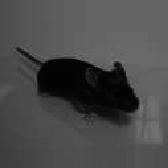
#> input picture machine/01_Tarea1_machine/chefsito.png, 168 x 168 px
$ jupyter execute ML_Tarea1.ipynb
#> lines starting #> are read from the running program, lines starting #| are printed output that depends on the picture
$$\textbf{Machine Learning. Tarea 1: Métodos de descenso para Funciones de base radial}$$
$$\textit{Y. Sarahi García Gozález}$$

[cell 1]
import numpy as np
import matplotlib.pyplot as plt
import pandas as pd
import cv2
import time

<font size=4 color='mediumslateblue'>

$\textit{Librerías}$

[cell 2]
print("Tarea realizada en MacOs. \nLas versiones de las librerías y de python utilizadas fueron:\n")
from platform import python_version
print("Python version:", python_version())
print("NumPy version:", np.__version__)
print("Pandas version:", pd.__version__)

<font size=4 color='mediumslateblue'>

$\textit{Prepocesamiento de la imagen}$

[cell 3]
imagen = cv2.imread("chefsito.png")
#> imagen is the input picture: shape (168, 168, 3); min 1, max 121, mean 73.8
img_gris = cv2.cvtColor(imagen, cv2.COLOR_BGR2GRAY)

[cell 4]
#Dimensiones de la imagen
print("Dimensiones de la imagen: " ,img_gris.shape) # (256, 256)
#| Dimensiones de la imagen:  (168, 168)
#mostramos la imagen
plt.figure(figsize=(6, 6))
plt.imshow(img_gris,cmap='gray')
plt.title('chefsito')
plt.show()

Redimensionamos a shape para reducir el numero de parametros

[cell 5]
shape=32
im = cv2.resize(img_gris, (shape,shape))

[cell 6]
#Imprimimos con las nuevas dimensiones y con la normalización aplicada
plt.figure(figsize=(6, 6))
plt.imshow(im, cmap='gray')
plt.title('Chefsito a (shape,shape)')
plt.show()

[cell 7]
#Normalizamos
im = im/255
im

[cell 8]
#convertimos a vector
objetivo = im.flatten()
#> objetivo = 1024 values, max 0.443 at index 765, min 0.00784 at index 458, mean 0.289

[cell 9]
objetivo.shape
#> Out = (1024,)

[cell 10]
objetivo
#> Out has the same summary as objetivo

Buscamos aproximar la imagen pensandola como una función $f$ que a cada pixel $x=(x_1,x_2)$ le asigna un valor entre 0 y 1. Dicha aproximación se hará mediante una suma de funciones:

$$f(x) = \sum_{j=1}^J \alpha_j \phi(x; \theta_j) + \eta(x) $$

con $\eta(x)$ un residual

<font size=4 color='mediumslateblue'>

$\textit{Funciones radiales base y derivadas}$

[cell 11]
# Definición de laa funciones base
def f_multiquadric(r, kappa):
    return np.sqrt(r**2 + kappa)

def f_gaussian(r, kappa):
    return np.exp(-kappa * r**2)

[cell 12]
# Derivadas de las funciones base
# [10 lines left out: functions D_gaussian, D_multiquadric, not called in this run]

<font size=4 color='mediumslateblue'>

$\textit{Parte 1: Paso lineal}$

En esta secció se ejemplifica como se calcula la aproximación sólo usando la parte lineal

[cell 13]
# Inicializar centros aleatoriamente
J = 200  # Número de funciones radiales
centros = np.random.uniform(0, 1, (J, 2))

[cell 14]
def get_phi(coordenadas, theta, funcion_radial, k):
    #Inicializamos la matriz en ceros
    Matriz_phi = np.zeros((len(coordenadas), len(theta)))

    #Iteramos sobre la coordnada de cada pixel
    for i in range(len(coordenadas)):
        #Iteramos sobre los theta
        for j in range(len(theta)):
            #Calculamos la distancia entre el punto y el centro
            r = np.linalg.norm(coordenadas[i] - theta[j])
            #Calculamos el valor de la función radial para la distancia r
            Matriz_phi[i,j] = funcion_radial(r,k)

    return Matriz_phi

[cell 15]
x = np.array([(i, j) for i in range(shape) for j in range(shape)])
kappa_g =0.001
kappa_m = 0.0001
phi_multiquadric = get_phi(x, centros, f_multiquadric, kappa_m)
phi_gaussian = get_phi(x, centros,f_gaussian, kappa_g)

[cell 16]
phi_multiquadric.shape

[cell 17]
phi_gaussian.shape

[cell 18]
#Coeficientes alpha para el modelo.
def get_alpha(objetivo, matriz_phi):

    # Calcula la pseudoinversa de Moore-Penrose de phi
    phi_pseudoinv = np.linalg.pinv(matriz_phi)
    # Resuelve el sistema utilizando la pseudoinversa de Moore-Penrose
    alpha = np.dot(phi_pseudoinv, objetivo)
    return alpha

[cell 19]
alpha_multiquadric = get_alpha(objetivo,phi_multiquadric)
#> in get_alpha, `phi_pseudoinv = np.linalg.pinv(matriz_phi)`:
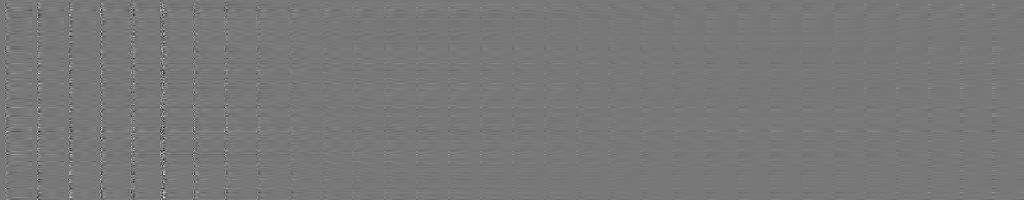
#> phi_pseudoinv: shape (200, 1024) float64; min -4.2e+09, max 4.68e+09, mean 0; drawn with min black and max white
#> in get_alpha, `phi_pseudoinv = np.linalg.pinv(matriz_phi)`:
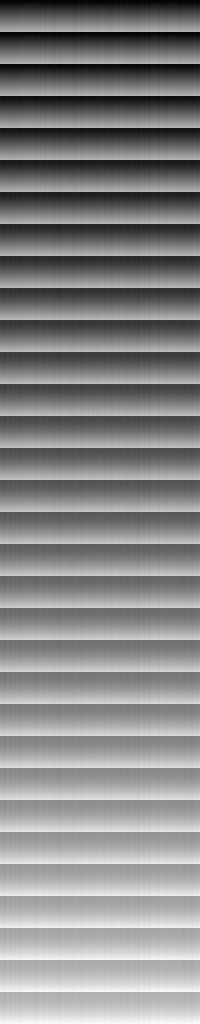
#> matriz_phi: shape (1024, 200) float64; min 0.0487, max 43.78, mean 23.2; drawn with min black and max white
#> in get_alpha, `alpha = np.dot(phi_pseudoinv, objetivo)`: alpha = 200 values, max 1.07e+10 at index 131, min -9.53e+09 at index 63, mean -0.000179
#> alpha_multiquadric has the same summary as alpha in get_alpha
alpha_gaussian = get_alpha(objetivo,phi_gaussian)
#> in get_alpha (call 2), `phi_pseudoinv = np.linalg.pinv(matriz_phi)`:
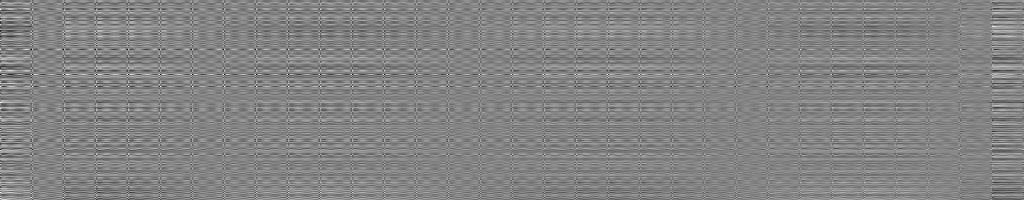
#> phi_pseudoinv: shape (200, 1024) float64; min -9.78e+09, max 9.13e+09, mean 0; drawn with min black and max white
#> in get_alpha (call 2), `phi_pseudoinv = np.linalg.pinv(matriz_phi)`:
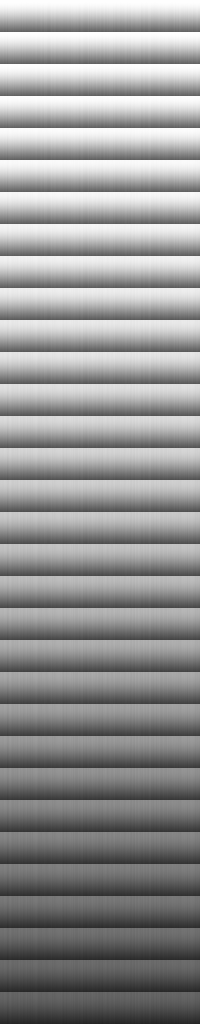
#> matriz_phi: shape (1024, 200) float64; min 0.147, max 1, mean 0.58
#> in get_alpha (call 2), `alpha = np.dot(phi_pseudoinv, objetivo)`: alpha = 200 values, max 3.68e+10 at index 70, min -3.19e+10 at index 36, mean 0.304
#> alpha_gaussian has the same summary as alpha in get_alpha

[cell 20]
aproximacion_multiquadric=phi_multiquadric@alpha_multiquadric
#> aproximacion_multiquadric = 1024 values, max 0.699 at index 37, min 0.0393 at index 38, mean 0.289
aproximacion_gaussian=phi_gaussian@alpha_gaussian
#> aproximacion_gaussian = 1024 values, max 0.455 at index 187, min 0.0254 at index 992, mean 0.289

[cell 21]
# Reshape the approximation matrix to a 256x256 matrix
matriz = np.reshape(aproximacion_multiquadric, (shape, shape))
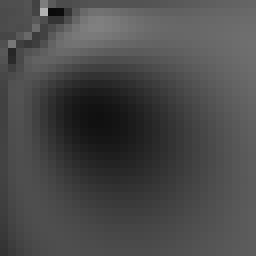
#> matriz: shape (32, 32) float64 (shown 8 times larger); min 0.0393, max 0.699, mean 0.289

# Scale the matrix to values between 0 and 255 (0 corresponds to black and 255 to white)
matriz = (matriz - np.min(matriz)) / (np.max(matriz) - np.min(matriz)) * 255
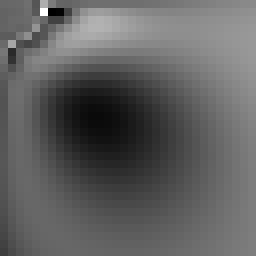
#> matriz: shape (32, 32) float64 (shown 8 times larger); min 0, max 255, mean 96.4

# Convert the matrix to an integer data type
matriz = matriz.astype(np.uint8)

# Convert the grayscale image matrix to a BGR image
imagen = cv2.cvtColor(matriz, cv2.COLOR_GRAY2BGR)
#> imagen: shape (32, 32, 3)


plt.figure(figsize=(6, 6))
plt.imshow(imagen , cmap='gray')
plt.title('Aproximación Chefsito multicuadrica (lineal)')
plt.show()

[cell 22]
# Reshape the approximation matrix to a 256x256 matrix
matriz = np.reshape(aproximacion_gaussian, (shape, shape))
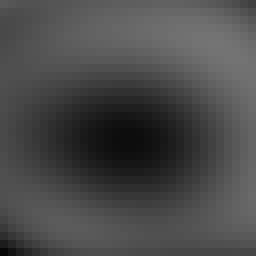
#> matriz: shape (32, 32) float64 (shown 8 times larger); min 0.0254, max 0.455, mean 0.289

# Scale the matrix to values between 0 and 255 (0 corresponds to black and 255 to white)
matriz = (matriz - np.min(matriz)) / (np.max(matriz) - np.min(matriz)) * 255
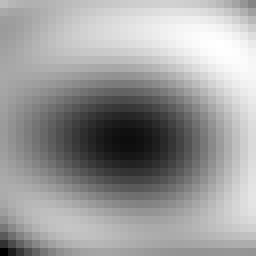
#> matriz: shape (32, 32) float64 (shown 8 times larger); min 0, max 255, mean 156.3

# Convert the matrix to an integer data type
matriz = matriz.astype(np.uint8)

# Convert the grayscale image matrix to a BGR image
imagen = cv2.cvtColor(matriz, cv2.COLOR_GRAY2BGR)


plt.figure(figsize=(6, 6))
plt.imshow(imagen , cmap='gray')
plt.title('Aprox Chefsito sólo con alpha Gaussiana')
plt.show()

<font size=4 color='mediumslateblue'>

$\textit{Parte 2}$

Función que calcula gradiente de phi:

[cell 23]
def get_grad_phi(x, alpha, theta, objetivo, funcion_radial, grad_f_radial, k):
    phi = get_phi(x, theta, funcion_radial, k)
    M = phi @ alpha
    gradiente = np.zeros(theta.shape)

    for i in range(len(theta)):
        for j in range(len(x)):
            z = (objetivo[j] - M[j]) * grad_f_radial(alpha[i], x[j], theta[i], k)
            #Actualizamos el gradiente
            gradiente[i] = gradiente[i] + z

    return gradiente

Funció que optimiza simultánemaente los parámetros alpha y theta:

[cell 24]
def optimiza_alpha_theta(optimizador,theta_inicial, maxIter, learning_rate, coordenadas, alpha_inicial, objrtivo, f_base, grad_f_base, k):

    theta = theta_inicial
    alpha = alpha_inicial

    for i in range(10):

        start_time_iter = time.time()
        # Paso I: Resuelve para alpha asumiendo theta fijo
        Phi_theta = get_phi(coordenadas, theta, f_base, k)
        alpha = get_alpha(objrtivo, Phi_theta)

        # Paso II: Actualiza theta utilizando descenso de gradiente
        theta, norm_grad = optimizador(theta, maxIter, learning_rate, coordenadas, alpha, objrtivo, f_base, grad_f_base, k)

        end_time_iter = time.time()
        time_iter = end_time_iter - start_time_iter
        #imprimimo num de iterqcion y tiempo
        print(f"Iteración {i+1}/10- Tiempo : {time_iter:.4f} segundos - Norma gradiente: {norm_grad:.8f}")

    return theta, alpha

Optimizadores

[cell 25]
def GD(theta_inicial, maxIter, learning_rate, coordenadas, alpha_inicial, objetivo, f_base, grad_f_base, k):
    theta = theta_inicial
    alpha = alpha_inicial


    for i in range(maxIter):
        gradiente = get_grad_phi(coordenadas, alpha, theta, objetivo, f_base, grad_f_base, k)
        theta -= learning_rate * gradiente

    return theta,np.linalg.norm(gradiente)

[cell 26]
# [21 lines left out: function ADAM, not called in this run]

[cell 27]
# [12 lines left out: function Nesterov, not called in this run]

Función que muestra la imagen aproximación

[cell 28]
# [21 lines left out: function genera_imagen_aproximada, not called in this run]

<font size=4 color='mediumslateblue'>

$\textit{Resultados Multicuadrica}$

<font size=2 color='mediumslateblue'>

$\textit{GD}$

[cell 29]
# Inicializar centros aleatoriamente
J = 200  # Número de funciones radiales
centros = np.random.uniform(1, shape, (J, 2))
#coordenadas
x = np.array([(I, j) for I in range(shape) for j in range(shape)])
phi_multiquadric = get_phi(x, centros, f_multiquadric, kappa_m)
alpha_multiquadric = get_alpha(objetivo,phi_multiquadric)
#> in get_alpha (call 3), `phi_pseudoinv = np.linalg.pinv(matriz_phi)`:
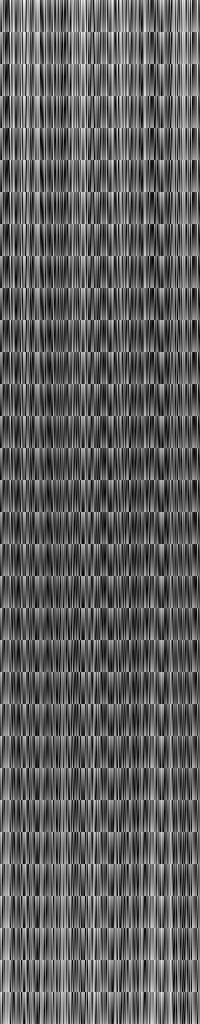
#> matriz_phi: shape (1024, 200) float64; min 0.0477, max 44.48, mean 16.6; drawn with min black and max white
#> in get_alpha (call 3), `alpha = np.dot(phi_pseudoinv, objetivo)`: alpha = 200 values, max 0.564 at index 158, min -0.438 at index 18, mean 5.39e-05
#> alpha_multiquadric has the same summary as alpha in get_alpha
N=10
lr=0.0001
kappa_m = 1/(2*(3**2))
theta_multiquadric_GD,alpha_multiquadric_GD=optimiza_alpha_theta(GD,centros,N,lr,x,alpha_multiquadric,objetivo,f_multiquadric,D_multiquadric,kappa_m)
